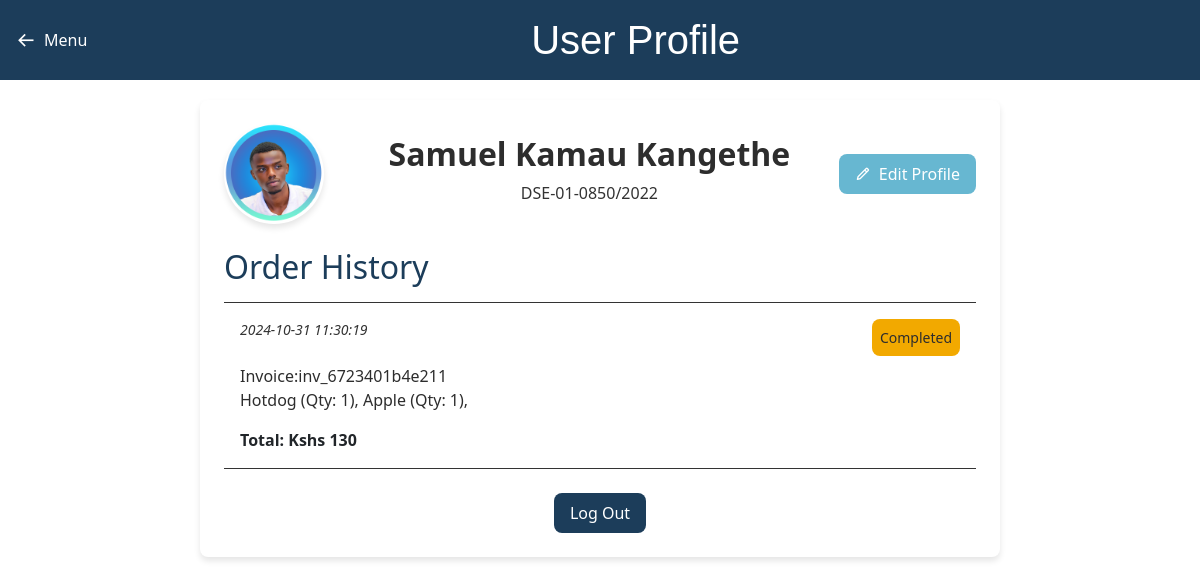
The page /profile.php (signed in) on the database its author committed.
### tables this page shows
CREATE TABLE `students` (
  `student_id` int(11) NOT NULL,
  `student_no` varchar(255) NOT NULL,
  `student_names` varchar(255) NOT NULL,
  `password` varchar(255) NOT NULL,
  `date_created` timestamp NOT NULL DEFAULT current_timestamp(),
  `student_ip` varchar(255) NOT NULL,
  `user_pfp` varchar(255) NOT NULL
);

CREATE TABLE `orders` (
  `order_id` int(11) NOT NULL,
  `user_id` int(11) NOT NULL,
  `meal_id` int(11) NOT NULL,
  `invoice_number` varchar(255) NOT NULL,
  `total_amount` varchar(100) NOT NULL,
  `order_list` varchar(300) NOT NULL,
  `order_status` varchar(100) NOT NULL,
  `order_date` datetime NOT NULL DEFAULT current_timestamp()
);

### profile.php (the view, shortened to what this page needs)
<?php
include 'includes/config.php';
$student_no = $_SESSION['student_no'];
$studentDetails = "SELECT * FROM students WHERE student_no = '$student_no'";
$studentData = mysqli_query($conn, $studentDetails);
$studentID = "";
$row = [];
if (mysqli_num_rows($studentData) === 1) {
    $row = mysqli_fetch_assoc($studentData);
    $studentID = $row['student_id'];
}
$ordersQuery = "SELECT * FROM orders WHERE user_id = '$studentID'";
$ordersResult = mysqli_query($conn, $ordersQuery);
?>
<!DOCTYPE html>
<html lang="en">
<head>
    <link rel="stylesheet" href="css/profile.css">
    <link rel="stylesheet" href="https://cdn.jsdelivr.net/npm/bootstrap@5.3.0/dist/css/bootstrap.min.css">
    <link rel="stylesheet" href="https://unpkg.com/boxicons@2.1.4/css/boxicons.min.css">
</head>
<body>
    <header class="profile-header">
        <a href="menu.php" class="back-link">
            <i class='bx bx-arrow-back'></i>
            <span class="back-text">Menu</span>
        </a>
        <h1 class="profile-heading">User Profile</h1>
    </header>
    <div class="profile-container">
        <section class="profile-info">
            <div class="profile-image">
                <img src="<?php
                            echo empty($row['user_pfp']) ? 'assets/images/user (1).png' : 'uploads/images/' . htmlspecialchars($row['user_pfp']);
                            ?>" alt="User Profile Picture" class="profile-avatar">
            </div>
            <div class="profile-details">
                <h2 class="profile-name"><?php echo htmlspecialchars($row['student_names']); ?></h2>
                <p class="student-number"><?php echo htmlspecialchars($row['student_no']); ?></p>
            </div>
            <button class="btn-edit" data-bs-toggle="modal" data-bs-target="#editProfile">
                <i class='bx bx-pencil'></i> Edit Profile
            </button>
        </section>
        <section class="profile-orders">
            <h2 class="orders-heading">Order History</h2>
            <div class="order-list">
                <?php if (mysqli_num_rows($ordersResult) > 0): ?>
                    <?php while ($order = mysqli_fetch_assoc($ordersResult)): ?>
                        <div class="order-item">
                            <div class="order-details">
                                <span class="order-date" style="font-style: italic;"><?php echo htmlspecialchars($order['order_date']); ?></span>
                                <span class="order-status <?php echo strtolower($order['order_status']); ?>">
                                    <?php echo htmlspecialchars($order['order_status']); ?>
                                </span>
                            </div>
                            <p class="order-description">
                                Invoice:<?php echo htmlspecialchars($order['invoice_number']); ?> <br>
                                <?php
                                $order_list = json_decode($order['order_list'], true);
                                if (is_array($order_list)) {
                                    foreach ($order_list as $item) {
                                        if (isset($item['meal_title'], $item['quantity'])) {
                                            echo htmlspecialchars($item['meal_title']) . " (Qty: " . htmlspecialchars($item['quantity']) . "), ";
                                        } else {
                                            echo "Invalid item format, ";
                                        }
                                    }
                                }
                                ?>
                            </p>
                            <div class="order-amount" style="font-weight: bold;">
                                <span class="order-total">Total: Kshs <?php echo htmlspecialchars($order['total_amount']); ?></span>
                            </div>
                        </div>
                    <?php endwhile; ?>
                <?php else: ?>
                    <p>No orders found.</p>
                <?php endif; ?>
            </div>
        </section>
        <footer class="profile-footer">
            <button class="btn-logout" onclick="window.location.href='logout.php'">Log Out</button>
        </footer>
    </div>
</body>
</html>

### css/profile.css (style rules this page uses)
:root { --color-navy-blue: #1C3D5A; --color-sky-blue: #67B7D1; --color-golden-yellow: #F2A900; --color-soft-coral: #F28C8C; --color-gray-bg: #F5F5F5; --color-charcoal-gray: #333333; --color-text-black: #2D2D2D; --color-text-white: #FFFFFF; --font-heading: 'Poppins', sans-serif; --font-body: 'Lato', sans-serif; --font-size-base: 1rem; --font-size-small: 0.875rem; --font-size-large: 1.25rem; --font-size-xl: 2rem; --font-size-xxl: 2.5rem; --font-weight-regular: 400; --font-weight-medium: 500; --font-weight-bold: 600; --spacing-small: 0.5rem; --spacing-medium: 1rem; --spacing-large: 1.5rem; --line-height-heading: 1.2; --line-height-body: 1.6; --border-radius: 8px; --box-shadow-light: 0 4px 6px rgba(0, 0, 0, 0.1); }
body { font-family: var(--font-body); background-color: var(--color-gray-bg); margin: 0; padding: 0; }
.profile-header { display: flex; align-items: center; background-color: var(--color-navy-blue); color: var(--color-text-white); padding: var(--spacing-medium); position: relative; z-index: 10; }
.profile-header { justify-content: space-between; }
.back-link { display: flex; align-items: center; color: var(--color-text-white); text-decoration: none; margin-right: auto; }
.back-link i { font-size: var(--font-size-large); margin-right: var(--spacing-small); }
.profile-heading { font-family: var(--font-heading); font-size: var(--font-size-xxl); margin: 0; text-align: center; flex: 1; }
.profile-container { max-width: 800px; margin: 20px auto; padding: var(--spacing-large); background-color: var(--color-text-white); border-radius: var(--border-radius); box-shadow: var(--box-shadow-light); }
.profile-info { display: flex; align-items: center; justify-content: space-around; margin-bottom: var(--spacing-large); text-align: center; }
.profile-image { flex: 0 0 100px; margin: 0 auto; }
.profile-avatar { width: 100%; height: 100px; border-radius: 50%; object-fit: cover; box-shadow: var(--box-shadow-light); }
.profile-details { flex: 1; margin-left: var(--spacing-medium); }
.profile-name { font-size: var(--font-size-xl); font-weight: var(--font-weight-bold); color: var(--color-text-black); }
.student-number { font-size: var(--font-size-base); color: var(--color-charcoal-gray); margin: var(--spacing-small) 0; }
.btn-edit { background-color: var(--color-sky-blue); color: var(--color-text-white); border: none; padding: var(--spacing-small) var(--spacing-medium); border-radius: var(--border-radius); cursor: pointer; display: flex; align-items: center; transition: background-color 0.3s; }
.btn-edit i { margin-right: var(--spacing-small); }
.profile-orders { margin-top: var(--spacing-large); }
.orders-heading { font-size: var(--font-size-xl); font-weight: var(--font-weight-medium); color: var(--color-navy-blue); margin-bottom: var(--spacing-medium); }
.order-list { border-top: 1px solid var(--color-charcoal-gray); }
.order-item { padding: var(--spacing-medium); border-bottom: 1px solid var(--color-charcoal-gray); }
.order-details { display: flex; justify-content: space-between; margin-bottom: var(--spacing-small); }
.order-date { font-size: var(--font-size-small); color: var(--color-charcoal-gray); }
.order-status { font-size: var(--font-size-small); padding: var(--spacing-small); border-radius: var(--border-radius); }
.order-status.completed { background-color: var(--color-golden-yellow); color: var(--color-text-black); }
.order-description { font-size: var(--font-size-base); color: var(--color-text-black); }
.profile-footer { text-align: center; margin-top: var(--spacing-large); }
.btn-logout { background-color: var(--color-navy-blue); color: var(--color-text-white); border: none; padding: var(--spacing-small) var(--spacing-medium); border-radius: var(--border-radius); cursor: pointer; transition: background-color 0.3s; }

### rows shown on the page
students: user_pfp (picture), student_names "Samuel Kamau Kangethe", student_no "DSE-01-0850/2022"
orders: order_date "2024-10-31 11:30:19", order_status "Completed", invoice_number "inv_6723401b4e211", meal_title "Hotdog", quantity "1", meal_title "Apple", total_amount "130"
